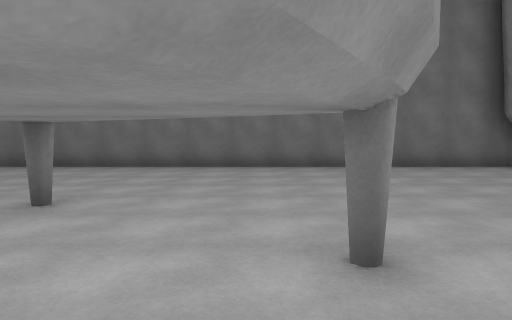
view 1 (above)

20 first-person views from a walk through a scene from a Unity 3-D project. The camera is 1.5 m above the floor, tilts 4° down and sees 70° across. The floor is counted in squares, 2 m on a side. Each view is taken from the middle of a square. On the plan, view 1 faces up. The plan holds only what a view shows up to about 11 squares ahead; the rest is blank. The place goes on beyond the plan. The player character is not drawn. Surface patterns are stand-ins for the level's own textures.

view 2
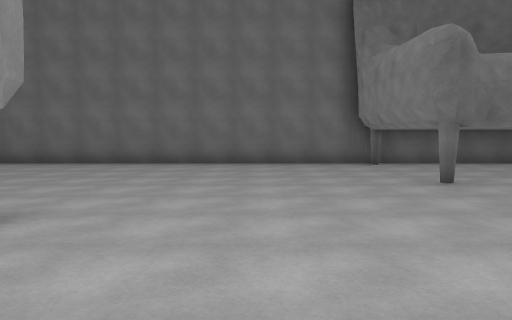

view 3
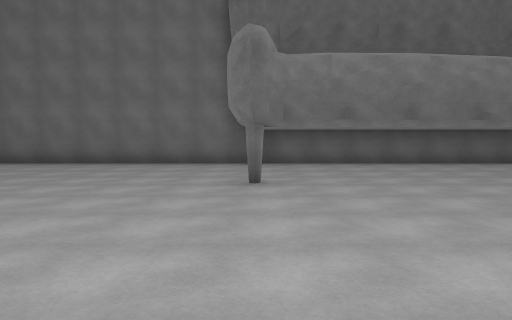

view 4
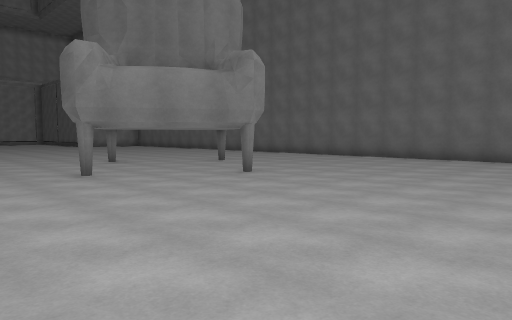

view 5
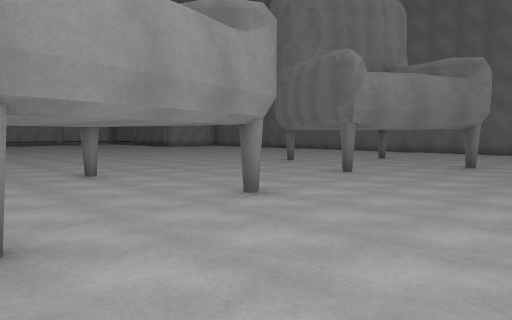

view 6
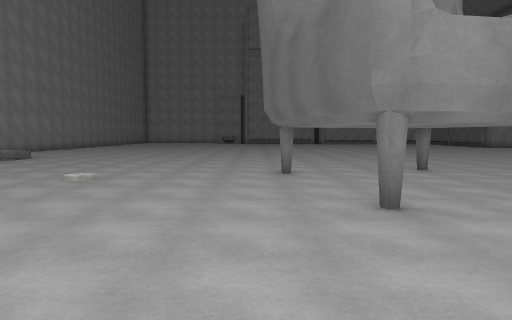

view 7
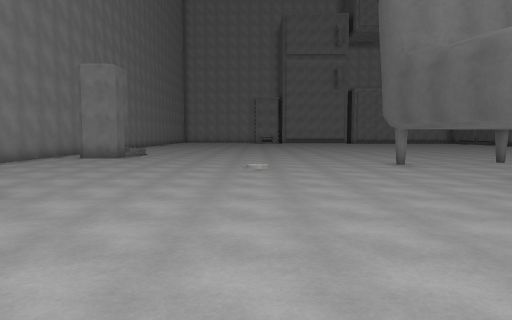

view 8
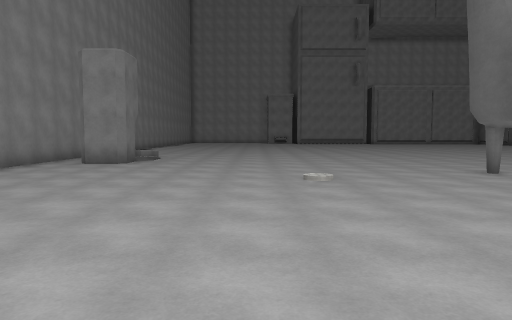

view 9
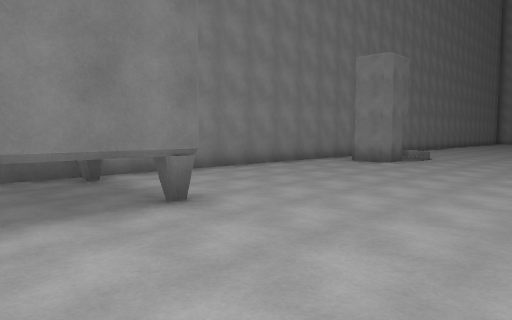

view 10
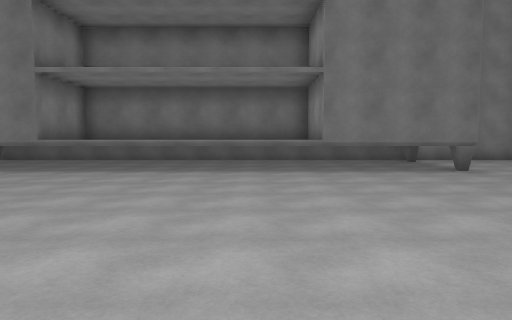

view 11
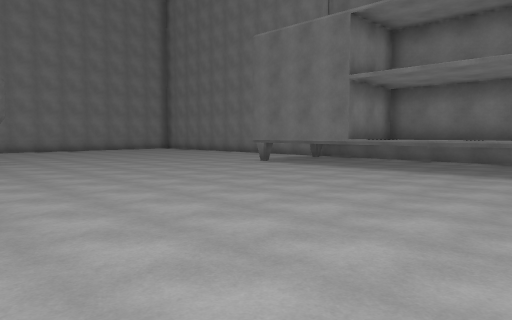

view 12
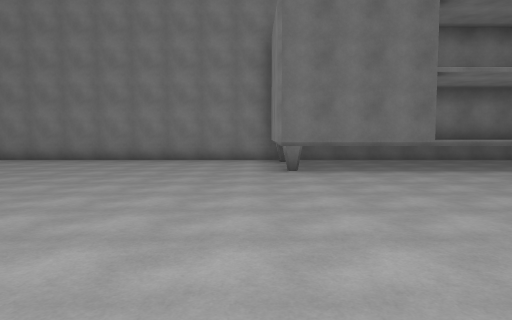

view 13
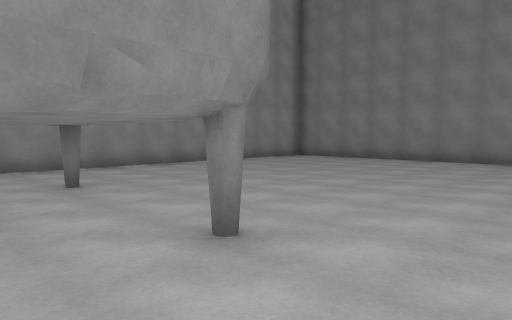

view 14
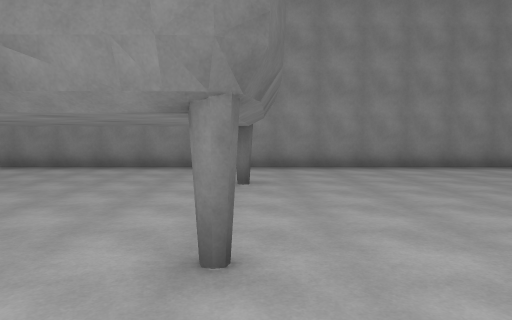

view 15
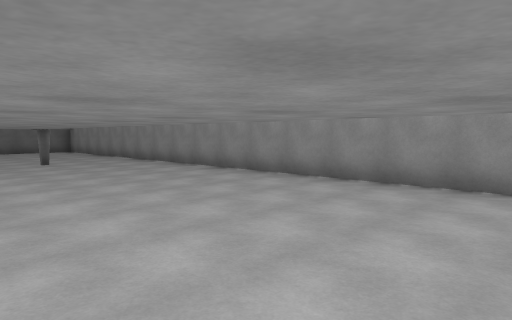

view 16
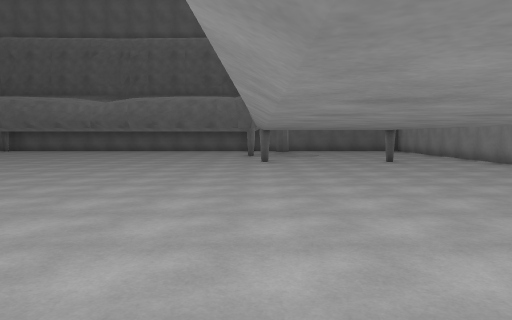

view 17
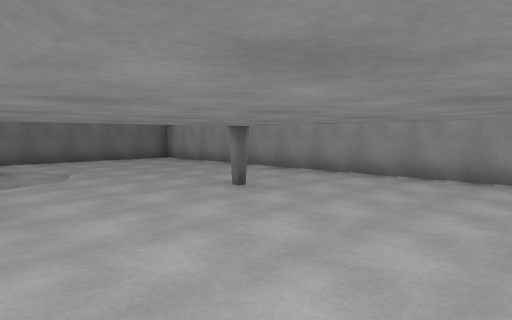

view 18
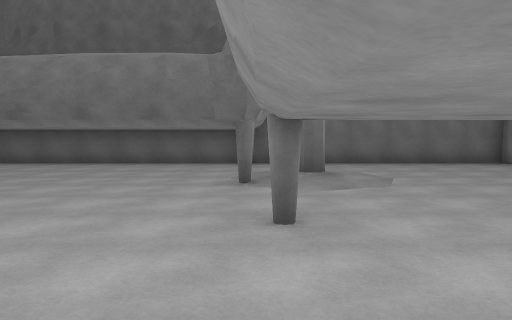

view 19
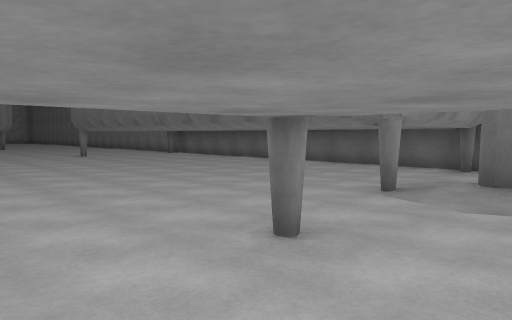

view 20
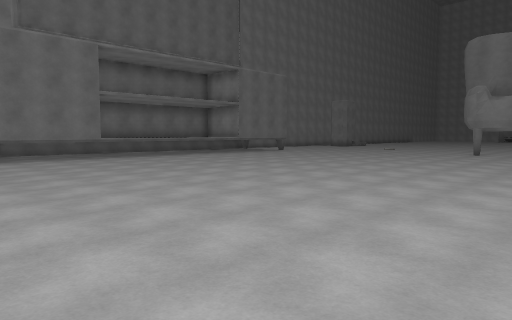

### Floor plan
Key: @ floor where view 1 was taken; # wall or solid block; . floor; / step, stairs or slope; ^ raised ledge.
Columns run from 8 left of view 1 to 24 right of it. Each row starts with its distance up from view 1.
  9   ##############################
  8   ............#..........# .....
  7    ....................... .....#
  6     ...................... .....#
  5     ..........#...........#/....#
  4      .#.........................#
  3      ...........................#
  2     .....#...............#...#..#
  1    .#............  .............#
  0   ......@.......   .............#
 -1  ......#.......     ............#
 -2  .............       ...........#
 -3 ............. .     ............#
 -4 ....#...#...   .................#
 -5 ................................#
 -6  ...............................#
 -7  .......#.......................#
 -8  ....#..........................#
 -9  ........................#...#..#
-10  ...............................#
-11  ...../.........................#
-12  ...............................#
-13 ................................#
-14 ................................#
-15  /........^^^^^^^^^^^^..........#
-16   #.......   ^    ^  ^........
-17  .........#^ ^^^^^^  #........
-18  ##############################

Where each view was taken, in squares from view 1:
view 1: 0 up, 0 right, facing up
view 2: 1 down, 3 right, facing up
view 3: 1 down, 6 right, facing up
view 4: 3 down, 6 right, facing up-left
view 5: 7 down, 3 right, facing up-left
view 6: 8 down, 4 right, facing left
view 7: 11 down, 6 right, facing left
view 8: 12 down, 4 right, facing left
view 9: 11 down, 4 right, facing down-left
view 10: 7 down, 6 right, facing down
view 11: 7 down, 6 right, facing down-right
view 12: 7 down, 14 right, facing down
view 13: 7 down, 15 right, facing down-right
view 14: 9 down, 15 right, facing right
view 15: 8 down, 18 right, facing up-right
view 16: 8 down, 17 right, facing up
view 17: 2 down, 17 right, facing up-right
view 18: 1 down, 17 right, facing up
view 19: 0 up, 19 right, facing up-left
view 20: 3 down, 15 right, facing down-left
